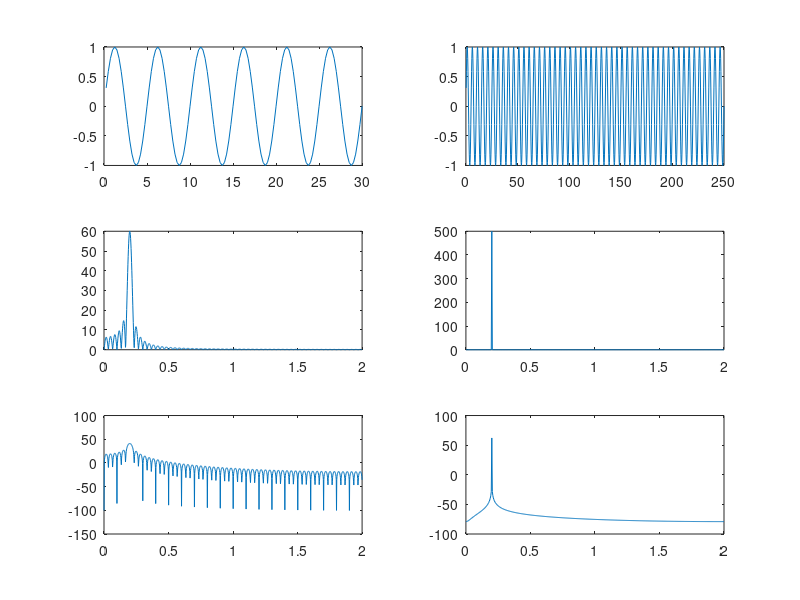

This chart was generated by the following MATLAB code:
clear;clc;clf;
Fs=4000; %//sampling frequency
f=200;  %//frequency of the sine wave
zero=zeros(1,1000);
t=1/Fs:1/Fs:.03;
y1=sin(2*3.1416*f*t);
subplot(3,2,1);
t=t*1000;
plot(t,y1);
%xtitle('200 Hz Synthetic sine wave of 30 ms duration','time in ms');
y1 = [zero y1 zero];
dfty=abs(fft(y1));
dfty=dfty(1:(length(dfty)/2));
dftylog=10*log(dfty);
ff=linspace(1/Fs,Fs/2000,length(dfty));  
subplot(3,2,3);
plot(ff,dfty);
%xtitle('Linear Magnitude Spectrum','frequency in KHz');
subplot(3,2,5);
plot(ff,dftylog);
%xtitle('Log Magnitude Spectrum','frequency in KHz');

t=1/Fs:1/Fs:.25;
y2=sin(2*3.1416*f*t);
t=t*1000;
subplot(3,2,2);
plot(t,y2);
%xtitle('200 Hz Synthetic sine wave of 250 ms duration','time in ms');
dfty=abs(fft(y2));
dfty=dfty(1:(length(dfty)/2));
dftylog=10*log(dfty);
ff=linspace(1/Fs,Fs/2000,length(dfty));  
subplot(3,2,4);
plot(ff,dfty);
%xtitle('Linear Magnitude Spectrum','frequency in KHz');
subplot(3,2,6);
plot(ff,dftylog);
%xtitle('Log Magnitude Spectrum','frequency in KHz');